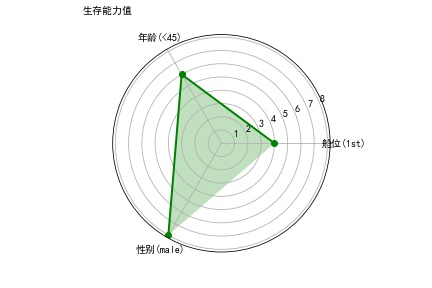

Recreate this plot in Python.
#TitanicAnalysis.py
import numpy as np
import matplotlib.pyplot as plt
import matplotlib


matplotlib.rcParams['font.family'] = 'Simhei'
matplotlib.rcParams['font.sans-serif'] = ['Simhei']  #正确显示中文字体


data =  np.array([4, 6, 8]) #导入数据（待制）


labels = np.array(['舱位(1st)', '年龄(<45)', '性别(male)'])
nAttr = 3                                            #设置雷达图


angles = np.linspace(0, 2*np.pi, nAttr, endpoint=False)
data = np.concatenate((data, [data[0]]))
angles = np.concatenate((angles, [angles[0]]))
fig = plt.figure(facecolor = 'white')
plt.subplot(111, polar=True)
plt.plot(angles,data,'bo-',color ='g',linewidth=2)
plt.fill(angles,data,facecolor='g',alpha=0.25)
plt.thetagrids(angles*180/np.pi,labels)
plt.figtext(0.25, 0.95, '生存能力值', ha='center')
plt.grid(True)
plt.savefig('TitanicAnalysis.JPG')
plt.show()
